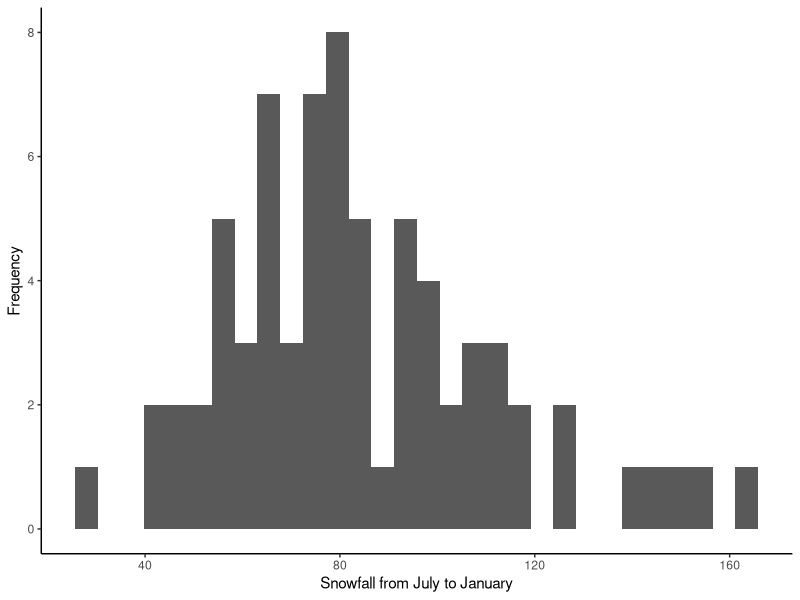
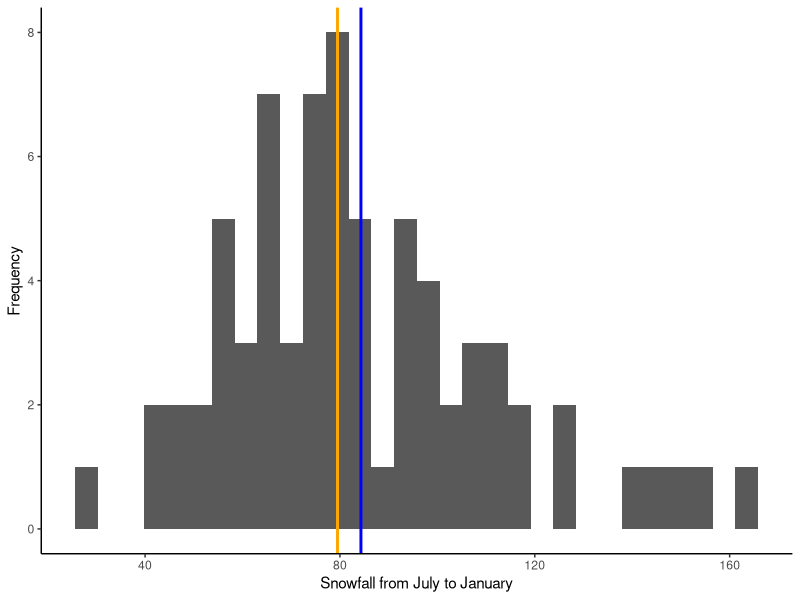
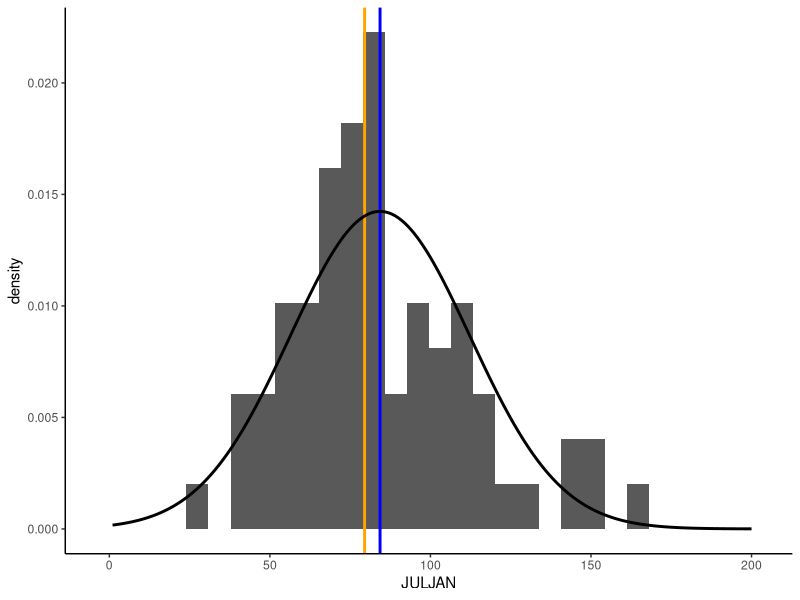

Recreate these plots in R, in order.
## ---- chunk 1
knitr::opts_chunk$set(echo = TRUE, message=FALSE, warning=FALSE)
## ---- chunk 2
snow <- read.csv("BKSnow.csv")
## ---- chunk 3
library(ggplot2)
## ---- chunk 4
ggplot(data = snow, aes(x = JULJAN)) +
  geom_histogram() +
  labs(x = "Snowfall from July to January", y = "Frequency")+
  theme_classic()
## ---- chunk 5
mean_JULJAN <- mean(snow$JULJAN,na.rm=T)
mean_JULJAN
## ---- chunk 6
median_JULJAN <- median(snow$JULJAN,na.rm=T)
## ---- chunk 7
ggplot(data = snow, aes(x = JULJAN)) +
  geom_histogram() +
  geom_vline(aes(xintercept=mean_JULJAN),color="blue",linewidth=1) +
  geom_vline(aes(xintercept=median_JULJAN),color="orange",linewidth=1) +
  labs(x = "Snowfall from July to January", y = "Frequency") +
  theme_classic()
## ---- chunk 8
sd_JULJAN <- sd(snow$JULJAN,na.rm=T)
sd_JULJAN
var_JULJAN <- var(snow$JULJAN,na.rm=T)
var_JULJAN
## ---- chunk 9
pdens <- dnorm(1:200,mean=mean_JULJAN,sd=sd_JULJAN)
## ---- chunk 10
pdens_data <- data.frame(snow=1:200,pdens=pdens)
## ---- chunk 11
ggplot(snow,aes(x=JULJAN)) +
  geom_histogram(aes(y=..density..))+
  geom_vline(aes(xintercept=mean_JULJAN),color="blue",linewidth=1) +
  geom_vline(aes(xintercept=median_JULJAN),color="orange",linewidth=1) +
  geom_density(data=pdens_data,aes(x=snow,y=pdens),stat="identity",linewidth=1)+
  theme_classic()
